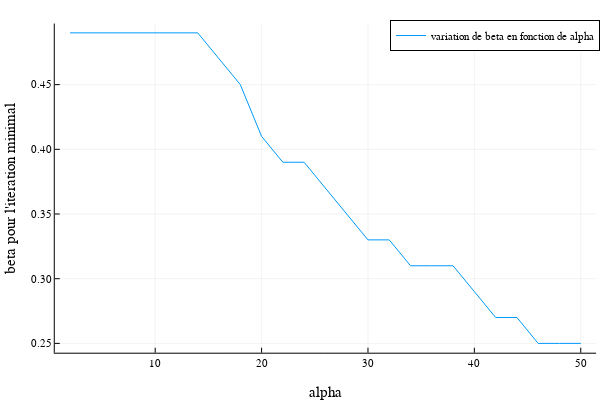

The cell this chart's notebook holds for it:
### Code cell
B=[]
for i in 1:length(alpha_values)
    beta_min_indices = argmin(iterations[i, :])
    beta_min=beta_values[beta_min_indices]
    push!(B,beta_min)
end
Bb=B[2:end]
aa=alpha_values[2:end]
plot(aa,Bb, xlabel="alpha",ylabel="beta pour l'iteration minimal",label="variation de beta en fonction de alpha")

### Figure 1 — Plotly figure (JSON) as saved in the notebook; plotly's stock layout.template omitted (floating-point values rounded to 4 significant figures)
{"data": [{"colorbar": {"len": 0.9143, "title": {"text": ""}, "x": 0.9934, "y": 0.533}, "legendgroup": "variation de beta en fonction de alpha", "line": {"color": "rgba(0, 154, 250, 1.000)", "dash": "solid", "shape": "linear", "width": 1}, "mode": "lines", "name": "variation de beta en fonction de alpha", "showlegend": true, "type": "scatter", "x": [2, 4, 6, 8, 10, 12, 14, 16, 18, 20, 22, 24, 26, 28, 30, 32, 34, 36, 38, 40, 42, 44, 46, 48, 50], "xaxis": "x", "y": [0.49, 0.49, 0.49, 0.49, 0.49, 0.49, 0.49, 0.47, 0.45, 0.41, 0.39, 0.39, 0.37, 0.35, 0.33, 0.33, 0.31, 0.31, 0.31, 0.29, 0.27, 0.27, 0.25, 0.25, 0.25], "yaxis": "y"}], "layout": {"annotations": [], "height": 400, "legend": {"bgcolor": "rgba(255, 255, 255, 1.000)", "bordercolor": "rgba(0, 0, 0, 1)", "borderwidth": 1, "font": {"color": "rgba(0, 0, 0, 1)", "family": "sans-serif", "size": 11}, "title": {"font": {"color": "rgba(0, 0, 0, 1)", "family": "sans-serif", "size": 15}, "text": ""}, "tracegroupgap": 0, "traceorder": "normal", "x": 1, "xanchor": "auto", "y": 1, "yanchor": "auto"}, "margin": {"b": 20, "l": 0, "r": 0, "t": 20}, "paper_bgcolor": "rgba(255, 255, 255, 1.000)", "plot_bgcolor": "rgba(255, 255, 255, 1.000)", "showlegend": true, "width": 600, "xaxis": {"anchor": "y", "domain": [0.09128, 0.9934], "gridcolor": "rgba(0, 0, 0, 0.1)", "gridwidth": 0.5, "linecolor": "rgba(0, 0, 0, 1)", "mirror": false, "range": [0.56, 51.44], "showgrid": true, "showline": true, "showticklabels": true, "tickangle": 0, "tickcolor": "rgb(0, 0, 0)", "tickfont": {"color": "rgba(0, 0, 0, 1)", "family": "sans-serif", "size": 11}, "tickmode": "array", "ticks": "inside", "ticktext": ["10", "20", "30", "40", "50"], "tickvals": [10, 20, 30, 40, 50], "title": {"font": {"color": "rgba(0, 0, 0, 1)", "family": "sans-serif", "size": 15}, "text": "alpha"}, "type": "linear", "visible": true, "zeroline": false, "zerolinecolor": "rgba(0, 0, 0, 1)"}, "yaxis": {"anchor": "x", "domain": [0.07581, 0.9902], "gridcolor": "rgba(0, 0, 0, 0.1)", "gridwidth": 0.5, "linecolor": "rgba(0, 0, 0, 1)", "mirror": false, "range": [0.2428, 0.4972], "showgrid": true, "showline": true, "showticklabels": true, "tickangle": 0, "tickcolor": "rgb(0, 0, 0)", "tickfont": {"color": "rgba(0, 0, 0, 1)", "family": "sans-serif", "size": 11}, "tickmode": "array", "ticks": "inside", "ticktext": ["0.25", "0.30", "0.35", "0.40", "0.45"], "tickvals": [0.25, 0.3, 0.35, 0.4, 0.45], "title": {"font": {"color": "rgba(0, 0, 0, 1)", "family": "sans-serif", "size": 15}, "text": "beta pour l'iteration minimal"}, "type": "linear", "visible": true, "zeroline": false, "zerolinecolor": "rgba(0, 0, 0, 1)"}}}
